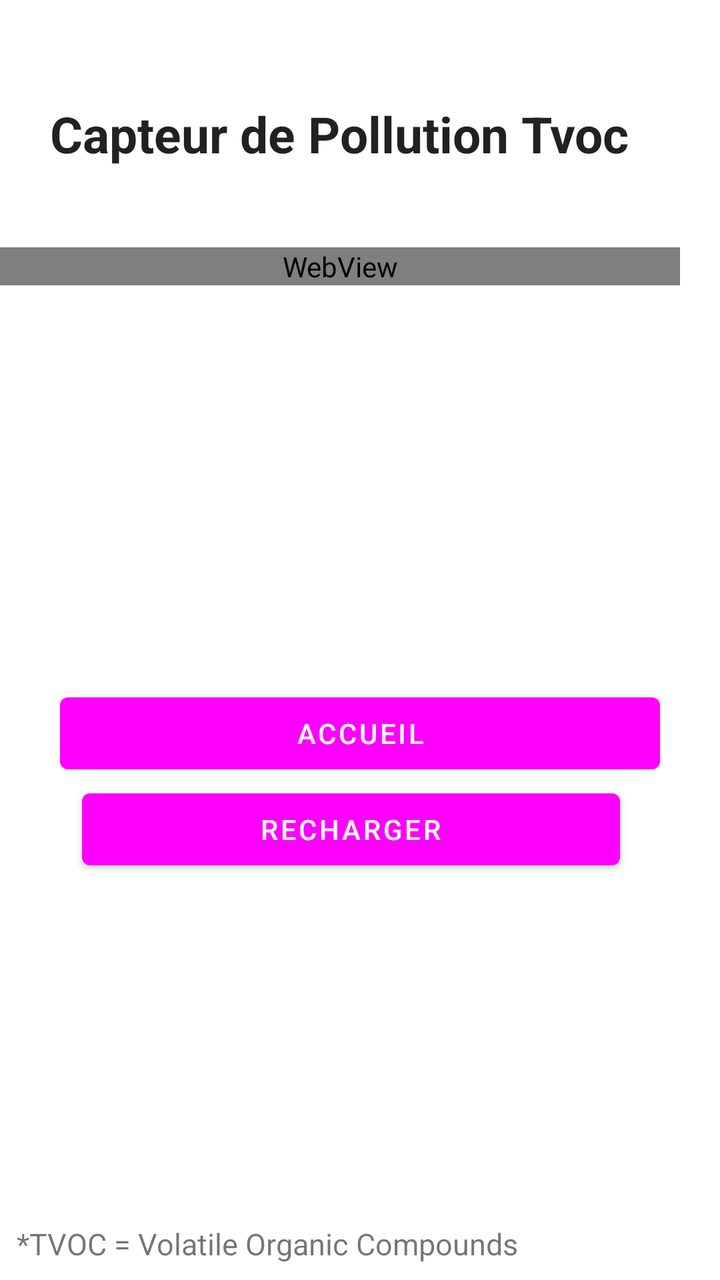
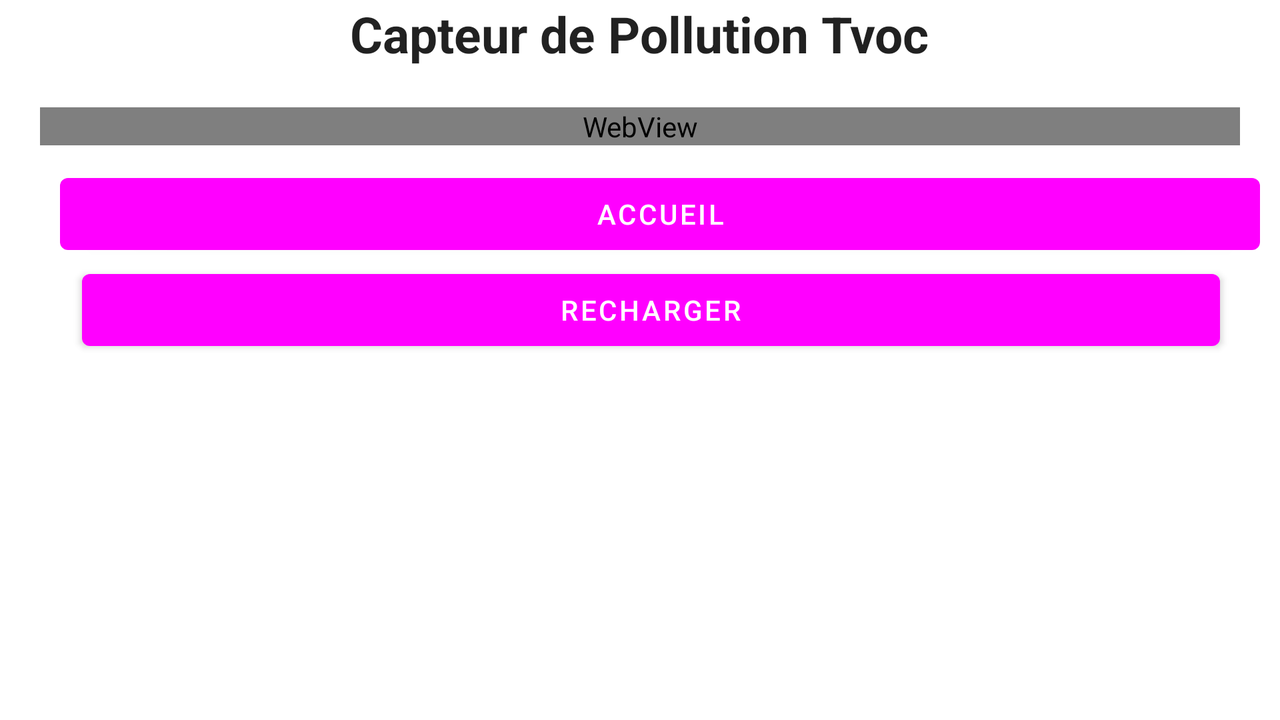

The same Android screen from two of the app's own layout files: first res/layout/ as a phone draws it, then the repository's variant for another configuration, drawn on a device whose configuration selects that folder. Both files follow.
<!-- AndroidManifest.xml: application theme Theme.WeatherReport -->
<!-- res/layout/tvoc.xml -->
<?xml version="1.0" encoding="utf-8"?>
<androidx.constraintlayout.widget.ConstraintLayout xmlns:android="http://schemas.android.com/apk/res/android"
    xmlns:app="http://schemas.android.com/apk/res-auto"
    xmlns:tools="http://schemas.android.com/tools"
    android:layout_width="match_parent"
    android:layout_height="match_parent"
    tools:context=".Tvoc"
    android:layout_marginTop="50dp"
    android:orientation="horizontal">


    <HorizontalScrollView
        android:layout_width="match_parent"
        android:layout_height="match_parent"
        android:fillViewport="true">

        <LinearLayout
            android:layout_width="match_parent"
            android:layout_height="match_parent"
            android:orientation="vertical"
            android:paddingRight="20dp">

            <TextView
                android:layout_width="wrap_content"
                android:layout_height="wrap_content"
                android:text="@string/tvoc"
                style="@style/titre"/>

            <WebView
                android:id="@+id/afficheFieldTvoc"
                android:layout_width="match_parent"
                android:layout_height="wrap_content" >

            </WebView>

            <LinearLayout
                android:layout_width="match_parent"
                android:layout_height="wrap_content"
                android:orientation="horizontal"
                android:layout_marginTop="200dp">

                <Button
                    android:id="@+id/buttonHome"
                    android:layout_width="wrap_content"
                    android:layout_height="wrap_content"
                    android:text="@string/buttonHome"
                    style="@style/btBasGauche"/>


            </LinearLayout>

            <LinearLayout
                android:layout_width="match_parent"
                android:layout_height="wrap_content">

                <Button
                    android:id="@+id/buttonRefresh"
                    style="@style/btSuivant"
                    android:layout_width="wrap_content"
                    android:layout_height="wrap_content"
                    android:text="@string/buttonRefresh" />

            </LinearLayout>


            <LinearLayout
                android:layout_width="match_parent"
                android:layout_height="match_parent"
                android:gravity="bottom">


                <TextView
                    android:layout_width="wrap_content"
                    android:layout_height="wrap_content"
                    android:text="@string/explicationTvoc"
                    android:layout_marginStart="8dp"
                    android:layout_marginTop="8dp"
                    android:layout_marginEnd="8dp"
                    android:textAlignment="center"
                    android:textSize="15sp"/>


            </LinearLayout>

        </LinearLayout>




    </HorizontalScrollView>


</androidx.constraintlayout.widget.ConstraintLayout>
<!-- resources referenced by this layout -->
<resources>
  <string name="buttonHome">Accueil</string>
  <string name="buttonRefresh">Recharger</string>
  <string name="explicationTvoc">*TVOC = Volatile Organic Compounds</string>
  <string name="tvoc">Capteur de Pollution Tvoc</string>
  <style name="btBasGauche">
          <item name="android:layout_width">wrap_content</item>
          <item name="android:layout_height">wrap_content</item>
          <item name="android:layout_marginRight">10dp</item>
          <item name="android:layout_marginLeft">30dp</item>
          <item name="android:layout_weight">2</item>
          <item name="android:theme">@style/Theme.WeatherReport</item>
      </style>
  <style name="btSuivant">
          <item name="android:layout_width">wrap_content</item>
          <item name="android:layout_height">wrap_content</item>
          <item name="android:layout_marginRight">30dp</item>
          <item name="android:layout_marginLeft">41dp</item>
          <item name="android:layout_weight">2</item>
          <item name="android:theme">@style/Theme.WeatherReport</item>
  
  
      </style>
  <style name="titre">
          <item name="android:textStyle">bold</item>
          <item name="android:layout_width">wrap_content</item>
          <item name="android:layout_height">wrap_content</item>
          <item name="android:layout_gravity">center</item>
          <item name="android:textAppearance">@style/TextAppearance.AppCompat.Large</item>
  
          <item name="android:textSize">25dp</item>
          <item name="android:layout_marginBottom">40dp</item>
      </style>
  <style name="Theme.WeatherReport" parent="Theme.MaterialComponents.DayNight.DarkActionBar">
          
          <item name="colorPrimary">@color/orange</item>
          <item name="colorPrimaryVariant">@color/gray</item>
          <item name="colorOnPrimary">@color/white</item>
          
          <item name="colorSecondary">@color/orange</item>
          <item name="colorSecondaryVariant">@color/orange</item>
          <item name="colorOnSecondary">@color/black</item>
          
          <item name="android:statusBarColor" tools:targetApi="l">?attr/colorPrimaryVariant</item>
          
      </style>
</resources>
<!-- res/layout-land/tvoc.xml (the repository's variant of the layout above) -->
<!-- drawn on the phone turned sideways -->
<?xml version="1.0" encoding="utf-8"?>
<androidx.constraintlayout.widget.ConstraintLayout xmlns:android="http://schemas.android.com/apk/res/android"
    xmlns:app="http://schemas.android.com/apk/res-auto"
    xmlns:tools="http://schemas.android.com/tools"
    android:layout_width="match_parent"
    android:layout_height="match_parent"
    tools:context=".Tvoc"
    android:layout_marginTop="0dp"
    android:orientation="horizontal">


    <ScrollView
        android:layout_width="match_parent"
        android:layout_height="match_parent"
        android:fillViewport="true">

        <LinearLayout
            android:layout_width="match_parent"
            android:layout_height="match_parent"
            android:orientation="vertical">

            <TextView
                android:layout_width="wrap_content"
                android:layout_height="wrap_content"
                android:text="@string/tvoc"
                style="@style/titrePaysage"/>

            <WebView
                android:id="@+id/afficheFieldTvoc"
                android:layout_width="match_parent"
                android:layout_height="wrap_content"
                android:layout_margin="20dp">

            </WebView>

            <LinearLayout
                android:layout_width="match_parent"
                android:layout_height="wrap_content"
                android:orientation="horizontal"
                android:layout_marginTop="-10dp">

                <Button
                    android:id="@+id/buttonHome"
                    android:layout_width="wrap_content"
                    android:layout_height="wrap_content"
                    android:text="@string/buttonHome"
                    style="@style/btBasGauche"/>


            </LinearLayout>


            <LinearLayout
                android:layout_width="match_parent"
                android:layout_height="wrap_content">

                <Button
                    android:id="@+id/buttonRefresh"
                    style="@style/btSuivant"
                    android:layout_width="wrap_content"
                    android:layout_height="wrap_content"
                    android:text="@string/buttonRefresh" />

            </LinearLayout>



        </LinearLayout>


    </ScrollView>


</androidx.constraintlayout.widget.ConstraintLayout>
<!-- resources referenced by the variant -->
<!-- as the phone turned sideways resolves them -->
<resources>
  <string name="buttonHome">Accueil</string>
  <string name="buttonRefresh">Recharger</string>
  <string name="tvoc">Capteur de Pollution Tvoc</string>
  <style name="btBasGauche">
          <item name="android:layout_width">wrap_content</item>
          <item name="android:layout_height">wrap_content</item>
          <item name="android:layout_marginRight">10dp</item>
          <item name="android:layout_marginLeft">30dp</item>
          <item name="android:layout_weight">2</item>
          <item name="android:theme">@style/Theme.WeatherReport</item>
      </style>
  <style name="btSuivant">
          <item name="android:layout_width">wrap_content</item>
          <item name="android:layout_height">wrap_content</item>
          <item name="android:layout_marginRight">30dp</item>
          <item name="android:layout_marginLeft">41dp</item>
          <item name="android:layout_weight">2</item>
          <item name="android:theme">@style/Theme.WeatherReport</item>
  
  
      </style>
  <style name="titrePaysage">
          <item name="android:textStyle">bold</item>
          <item name="android:layout_width">wrap_content</item>
          <item name="android:layout_height">wrap_content</item>
          <item name="android:layout_gravity">center</item>
          <item name="android:textAppearance">@style/TextAppearance.AppCompat.Large</item>
  
          <item name="android:textSize">25dp</item>
          <item name="android:layout_marginBottom">0dp</item>
      </style>
  <style name="Theme.WeatherReport" parent="Theme.MaterialComponents.DayNight.DarkActionBar">
          
          <item name="colorPrimary">@color/orange</item>
          <item name="colorPrimaryVariant">@color/gray</item>
          <item name="colorOnPrimary">@color/white</item>
          
          <item name="colorSecondary">@color/orange</item>
          <item name="colorSecondaryVariant">@color/orange</item>
          <item name="colorOnSecondary">@color/black</item>
          
          <item name="android:statusBarColor" tools:targetApi="l">?attr/colorPrimaryVariant</item>
          
      </style>
</resources>
